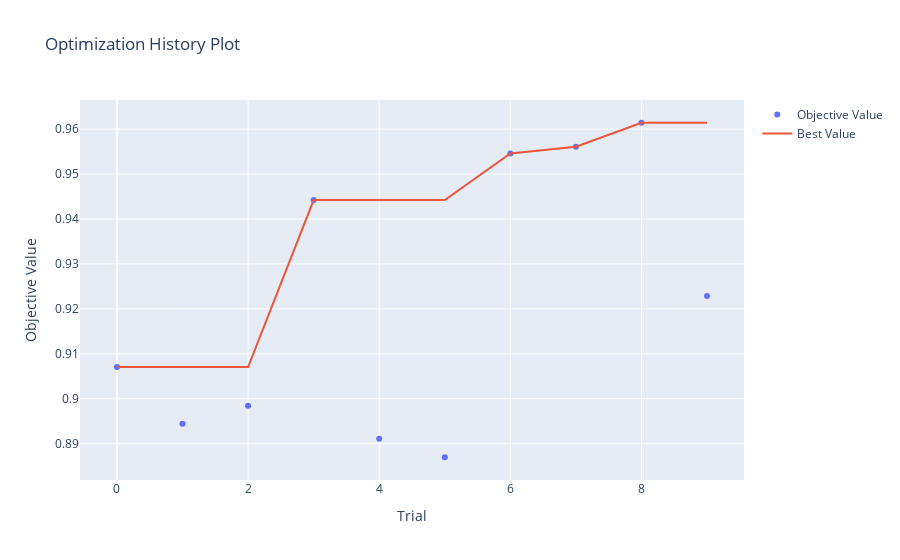

The notebook cell saved with this chart:
### Code cell
import optuna
from plotly.io import show

fig = optuna.visualization.plot_optimization_history(study)
show(fig)

### Figure 1 — Plotly figure (JSON) as saved in the notebook; plotly's stock layout.template omitted (floating-point values rounded to 4 significant figures)
{"data": [{"mode": "markers", "name": "Objective Value", "type": "scatter", "x": [0, 1, 2, 3, 4, 5, 6, 7, 8, 9], "y": [0.9071, 0.8945, 0.8985, 0.9442, 0.8911, 0.887, 0.9546, 0.9561, 0.9614, 0.9228]}, {"mode": "lines", "name": "Best Value", "type": "scatter", "x": [0, 1, 2, 3, 4, 5, 6, 7, 8, 9], "y": [0.9071, 0.9071, 0.9071, 0.9442, 0.9442, 0.9442, 0.9546, 0.9561, 0.9614, 0.9614]}, {"marker": {"color": "#cccccc"}, "mode": "markers", "name": "Infeasible Trial", "showlegend": false, "type": "scatter", "x": [], "y": []}], "layout": {"title": {"text": "Optimization History Plot"}, "xaxis": {"title": {"text": "Trial"}}, "yaxis": {"title": {"text": "Objective Value"}}}}
